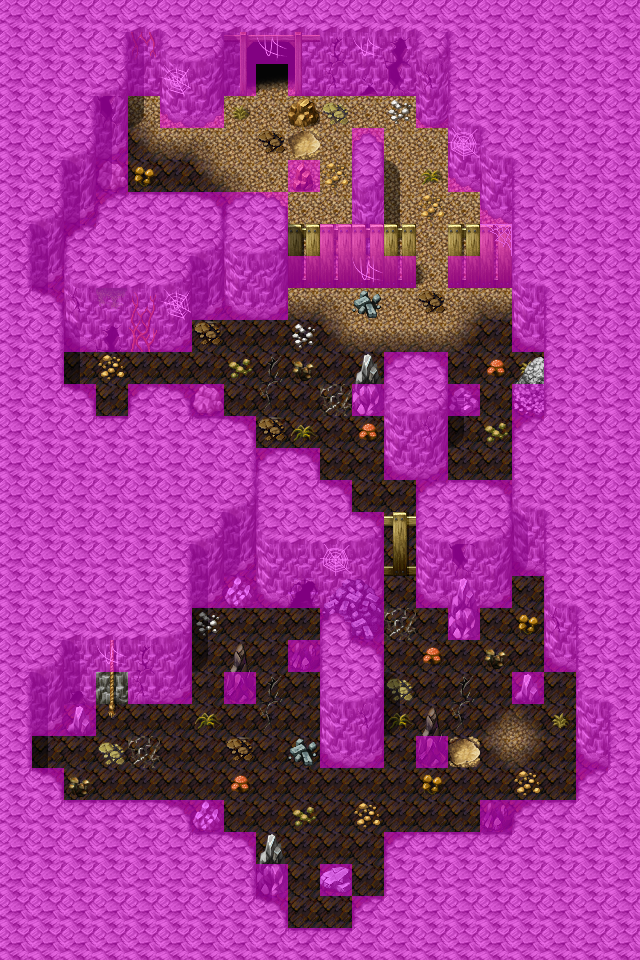

A 2D game scene composited from a Tiled map and its tileset images. What follows is a short description and the map's XML, with each tile layer's data collapsed to a summary:
An orthogonal 20x30 tile map with 32x32 px tiles, 4 tile layers (Ground, Objects, Above, Walkable), 40 tilesets and 8 objects (6x spawn, 2x mapchange).

<map version="1.0" orientation="orthogonal" width="20" height="30" tilewidth="32" tileheight="32">
 <tileset firstgid="1" name="map_bed_1" tilewidth="32" tileheight="32">
  <image source="../drawable/map_bed_1.png" width="512" height="256" />
 </tileset>
 <tileset firstgid="129" name="map_border_1" tilewidth="32" tileheight="32">
  <image source="../drawable/map_border_1.png" width="512" height="256" />
 </tileset>
 <tileset firstgid="257" name="map_bridge_1" tilewidth="32" tileheight="32">
  <image source="../drawable/map_bridge_1.png" width="512" height="256" />
 </tileset>
 <tileset firstgid="385" name="map_broken_1" tilewidth="32" tileheight="32">
  <image source="../drawable/map_broken_1.png" width="512" height="256" />
 </tileset>
 <tileset firstgid="513" name="map_cavewall_1" tilewidth="32" tileheight="32">
  <image source="../drawable/map_cavewall_1.png" width="576" height="192" />
 </tileset>
 <tileset firstgid="621" name="map_cavewall_2" tilewidth="32" tileheight="32">
  <image source="../drawable/map_cavewall_2.png" width="576" height="192" />
 </tileset>
 <tileset firstgid="729" name="map_cavewall_3" tilewidth="32" tileheight="32">
  <image source="../drawable/map_cavewall_3.png" width="576" height="192" />
 </tileset>
 <tileset firstgid="837" name="map_chair_table_1" tilewidth="32" tileheight="32">
  <image source="../drawable/map_chair_table_1.png" width="512" height="256" />
 </tileset>
 <tileset firstgid="965" name="map_crate_1" tilewidth="32" tileheight="32">
  <image source="../drawable/map_crate_1.png" width="512" height="256" />
 </tileset>
 <tileset firstgid="1093" name="map_cupboard_1" tilewidth="32" tileheight="32">
  <image source="../drawable/map_cupboard_1.png" width="512" height="256" />
 </tileset>
 <tileset firstgid="1221" name="map_curtain_1" tilewidth="32" tileheight="32">
  <image source="../drawable/map_curtain_1.png" width="512" height="256" />
 </tileset>
 <tileset firstgid="1349" name="map_entrance_1" tilewidth="32" tileheight="32">
  <image source="../drawable/map_entrance_1.png" width="512" height="256" />
 </tileset>
 <tileset firstgid="1477" name="map_fence_1" tilewidth="32" tileheight="32">
  <image source="../drawable/map_fence_1.png" width="512" height="256" />
 </tileset>
 <tileset firstgid="1605" name="map_fence_2" tilewidth="32" tileheight="32">
  <image source="../drawable/map_fence_2.png" width="512" height="256" />
 </tileset>
 <tileset firstgid="1733" name="map_ground_1" tilewidth="32" tileheight="32">
  <image source="../drawable/map_ground_1.png" width="512" height="256" />
 </tileset>
 <tileset firstgid="1861" name="map_ground_2" tilewidth="32" tileheight="32">
  <image source="../drawable/map_ground_2.png" width="512" height="256" />
 </tileset>
 <tileset firstgid="1989" name="map_ground_3" tilewidth="32" tileheight="32">
  <image source="../drawable/map_ground_3.png" width="512" height="256" />
 </tileset>
 <tileset firstgid="2117" name="map_ground_4" tilewidth="32" tileheight="32">
  <image source="../drawable/map_ground_4.png" width="512" height="256" />
 </tileset>
 <tileset firstgid="2245" name="map_ground_5" tilewidth="32" tileheight="32">
  <image source="../drawable/map_ground_5.png" width="512" height="256" />
 </tileset>
 <tileset firstgid="2373" name="map_ground_6" tilewidth="32" tileheight="32">
  <image source="../drawable/map_ground_6.png" width="512" height="256" />
 </tileset>
 <tileset firstgid="2501" name="map_ground_7" tilewidth="32" tileheight="32">
  <image source="../drawable/map_ground_7.png" width="512" height="256" />
 </tileset>
 <tileset firstgid="2629" name="map_ground_8" tilewidth="32" tileheight="32">
  <image source="../drawable/map_ground_8.png" width="512" height="256" />
 </tileset>
 <tileset firstgid="2757" name="map_indoor_1" tilewidth="32" tileheight="32">
  <image source="../drawable/map_indoor_1.png" width="512" height="256" />
 </tileset>
 <tileset firstgid="2885" name="map_kitchen_1" tilewidth="32" tileheight="32">
  <image source="../drawable/map_kitchen_1.png" width="512" height="256" />
 </tileset>
 <tileset firstgid="3013" name="map_outdoor_1" tilewidth="32" tileheight="32">
  <image source="../drawable/map_outdoor_1.png" width="512" height="256" />
 </tileset>
 <tileset firstgid="3141" name="map_pillar_1" tilewidth="32" tileheight="32">
  <image source="../drawable/map_pillar_1.png" width="512" height="256" />
 </tileset>
 <tileset firstgid="3269" name="map_plant_1" tilewidth="32" tileheight="32">
  <image source="../drawable/map_plant_1.png" width="512" height="256" />
 </tileset>
 <tileset firstgid="3397" name="map_rock_1" tilewidth="32" tileheight="32">
  <image source="../drawable/map_rock_1.png" width="512" height="256" />
 </tileset>
 <tileset firstgid="3525" name="map_roof_1" tilewidth="32" tileheight="32">
  <image source="../drawable/map_roof_1.png" width="512" height="256" />
 </tileset>
 <tileset firstgid="3653" name="map_roof_2" tilewidth="32" tileheight="32">
  <image source="../drawable/map_roof_2.png" width="512" height="256" />
 </tileset>
 <tileset firstgid="3781" name="map_shop_1" tilewidth="32" tileheight="32">
  <image source="../drawable/map_shop_1.png" width="512" height="256" />
 </tileset>
 <tileset firstgid="3909" name="map_sign_ladder_1" tilewidth="32" tileheight="32">
  <image source="../drawable/map_sign_ladder_1.png" width="512" height="256" />
 </tileset>
 <tileset firstgid="4037" name="map_table_1" tilewidth="32" tileheight="32">
  <image source="../drawable/map_table_1.png" width="512" height="256" />
 </tileset>
 <tileset firstgid="4165" name="map_trail_1" tilewidth="32" tileheight="32">
  <image source="../drawable/map_trail_1.png" width="512" height="256" />
 </tileset>
 <tileset firstgid="4293" name="map_tree_1" tilewidth="32" tileheight="32">
  <image source="../drawable/map_tree_1.png" width="512" height="256" />
 </tileset>
 <tileset firstgid="4421" name="map_wall_1" tilewidth="32" tileheight="32">
  <image source="../drawable/map_wall_1.png" width="512" height="256" />
 </tileset>
 <tileset firstgid="4549" name="map_wall_2" tilewidth="32" tileheight="32">
  <image source="../drawable/map_wall_2.png" width="480" height="256" />
 </tileset>
 <tileset firstgid="4669" name="map_wall_3" tilewidth="32" tileheight="32">
  <image source="../drawable/map_wall_3.png" width="480" height="256" />
 </tileset>
 <tileset firstgid="4789" name="map_window_1" tilewidth="32" tileheight="32">
  <image source="../drawable/map_window_1.png" width="512" height="256" />
 </tileset>
 <tileset firstgid="4917" name="map_window_2" tilewidth="32" tileheight="32">
  <image source="../drawable/map_window_2.png" width="512" height="256" />
 </tileset>
 <layer name="Ground" width="20" height="30">
  <data>[600 cells, 600 non-empty, 15 distinct tile ids]</data>
 </layer>
 <layer name="Objects" width="20" height="30">
  <data>[600 cells, 189 non-empty, 68 distinct tile ids]</data>
 </layer>
 <layer name="Above" width="20" height="30">
  <data>[600 cells, 67 non-empty, 17 distinct tile ids]</data>
 </layer>
 <layer name="Walkable" width="20" height="30">
  <data>[600 cells, 429 non-empty, 1 distinct tile ids]</data>
 </layer>
 <objectgroup name="Mapevents" width="20" height="30">
  <object name="up" type="mapchange" x="96" y="672" width="32" height="32">
   <properties>
    <property name="map" value="creepydungeon2" />
    <property name="place" value="down" />
   </properties>
  </object>
  <object name="north" type="mapchange" x="256" y="64" width="32" height="32">
   <properties>
    <property name="map" value="creepydungeon4" />
    <property name="place" value="south" />
   </properties>
  </object>
 </objectgroup>
 <objectgroup name="Spawn" width="20" height="30">
  <!-- 6 objects omitted --></objectgroup>
 <objectgroup name="Keys" width="20" height="30" />
</map>
<!-- 6 of 8 objects omitted -->
